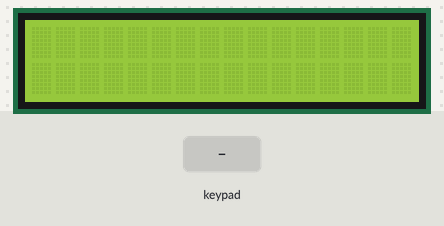
Simulated run of this sketch. Board: Arduino Uno, built with avr-gcc and run on an emulated ATmega328P. Parts: 16×2 character LCD. Inputs (shaded band) come from the test bench.

Above: at 1.2 s.
1.3 s: keypad keys 9 8 7 6 # pressed 0.4 s apart
At 4.3 s:
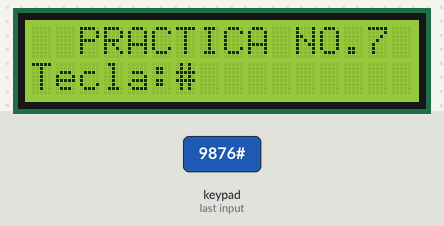
4.9 s: key 'A' pressed
At 5.7 s:
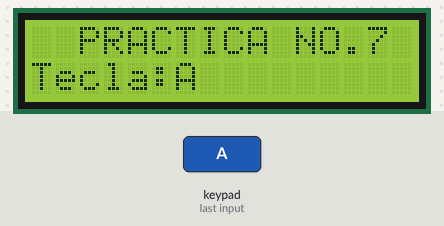
6.4 s: key 'B' pressed
At 6.9 s:
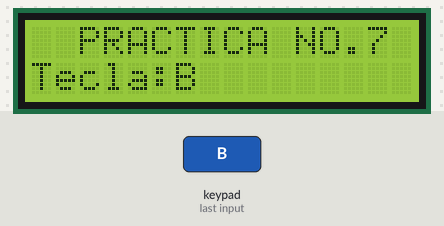
7.9 s: keypad keys 9 8 7 6 * pressed 0.4 s apart
At 10.9 s:
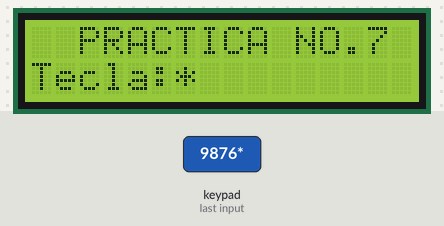
11.5 s: key 'C' pressed
At 11.9 s:
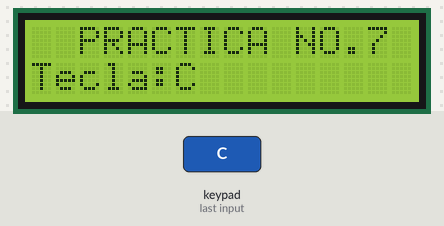
13.0 s: keypad keys 9 8 7 6 D pressed 0.4 s apart
At 13.4 s:
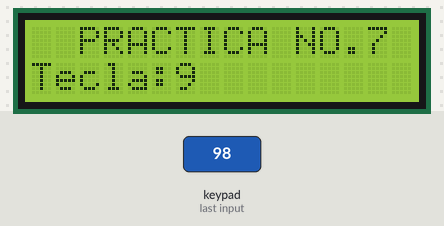
Timing chart, 0 to 16.0 s (numbered marks = the images above; inputs shaded):
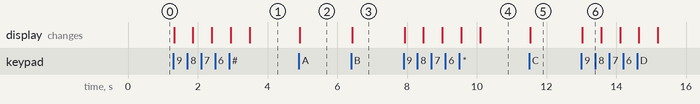

Measured:
- after the input at 1.3 s, the display: first changes at once (image 1 shows a later state)
- after the input at 4.9 s, the display: changes at once (image 2)
- after the input at 6.4 s, the display: changes at once (image 3)
- after the input at 7.9 s, the display: first changes at once (image 4 shows a later state)
- after the input at 11.5 s, the display: changes at once (image 5)
- after the input at 13.0 s, the display: changes at once (image 6)

The sketch:

Teclado_matricial_LCD.ino
```cpp
#include <Wire.h>
#include <LiquidCrystal_I2C.h>
LiquidCrystal_I2C lcd(0X27,16,2);
#include <Keypad.h>
const byte FILAS=4, COLUMNAS=4;
char keys[FILAS][COLUMNAS]={{'1','2','3','A'},{'4','5','6','B'},{'7','8','9','C'},{'*','0','#','D'} };
byte pinesFilas[FILAS]={9,8,7,6}, pinesColumnas[COLUMNAS]={5,4,3,2};
Keypad teclado= Keypad(makeKeymap(keys), pinesFilas, pinesColumnas, FILAS, COLUMNAS);
void setup() {
  lcd.init();
  lcd.backlight();
  lcd.clear();}
void loop() {
  char TECLA=teclado.getKey();
  if(TECLA){
      lcd.setCursor(2,0);
      lcd.print("PRACTICA NO.7");
      lcd.setCursor(0,1);
      lcd.print("Tecla:");
      lcd.setCursor(6,1);
      lcd.print(TECLA);
      delay(500);}}
```
